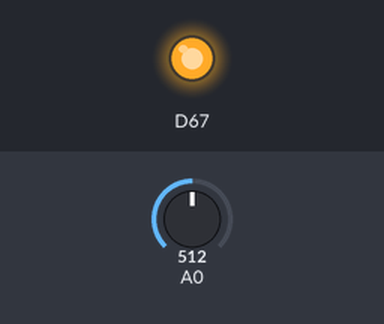
The sketch below on a simulated Arduino Due. Parts: output pins drawn as LEDs (lit = HIGH). Inputs (shaded band) come from the test bench; at power-on: A0 = 512 (analog values on the 0–1023 scale). What the sketch prints to the serial monitor is not drawn.

Above: at 0.1 s.
Timing chart, 0 to 1.6 s (numbered marks = the images above):
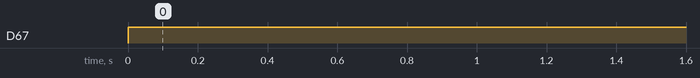

Measured:
- by itself, D67: LOW → HIGH at 0.00 s

The sketch:

PID_Due.ino
```cpp
#include <PID_v1.h>
double Setpoint, Input, Output;

#define FanLeft1_PWM  DAC0
#define FanRight2_PWM DAC1
#define FanLeft1_IN1 8
#define FanLeft1_IN2 9
#define FanRight2_IN1 6
#define FanRight2_IN2 7

// angleSensor ADvalue: 90°= 833, 0°= 581, 45°= 700, 135°= 952
// △10°≈△30AD
float angle = 0;
void setup()
{
    Serial.begin(9600);
    digitalWrite(FanLeft1_IN1, HIGH);
    digitalWrite(FanLeft1_IN2, LOW);
    digitalWrite(FanRight2_IN1, HIGH);
    digitalWrite(FanRight2_IN2, LOW);
    analogWriteResolution(12);
    analogReadResolution(12);
}

void loop()
{
    angle = (analogRead(A0)-581)/3;
    Serial.println(angle);
    analogWrite(DAC1, 4095); // Mid value
}
```
